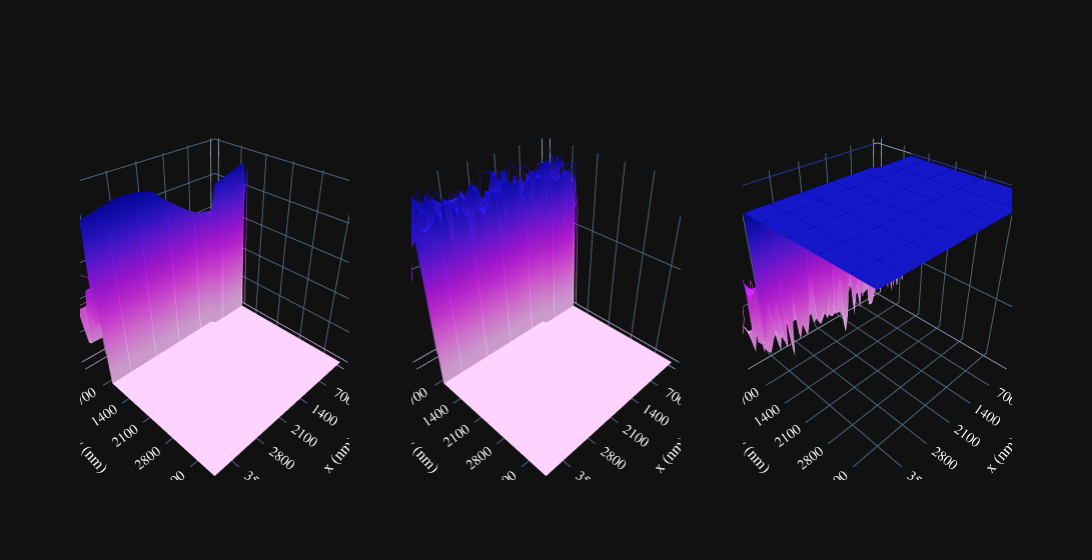

Notebook source saved alongside this figure:
### Code cell
exptoanalysis =afm_nsom(exp.data,2)
afm    = exptoanalysis.afm
lockin =  exptoanalysis.lockin
multimeter =  exptoanalysis.multimeter
nx, ny = afm.shape[1], afm.shape[0]
x, y = np.meshgrid(np.arange(0, nx, 1), np.arange(0, ny, 1))


fig = make_subplots(
        rows=1, cols=3,
        specs=[[{'type': 'surface'}, {'type': 'surface'},{'type': 'surface'}]],print_grid=False, shared_xaxes=True,shared_yaxes=True,)

    # Generate data
nx = afm.shape[0]
ny = afm.shape[1]
x = np.arange(0, nx, 1)
y = np.arange(0, ny, 1)
xt =np.arange(x[0],x[-1],7)

exp2plots = [afm,lockin,multimeter]
for i,expriment in enumerate(exp2plots):
    fig.add_trace(
        go.Surface( z=expriment, colorscale='Plotly3',showscale=False, reversescale=True,),row=1, col=i+1)
    fig.update_traces(contours_x=dict(show=True, usecolormap=True, project_x=True))
    fig.update_traces(contours_y=dict(show=True, usecolormap=True, project_y=True))


fig.update_layout(
     template="plotly_dark",
     width=1200,
    font=dict(
        family="Computer Modern Roman,serif",
        color='white',
        size=13,
    ),
    scene=dict(
    xaxis=dict(title = 'x (nm)',tickmode='array',ticktext=xt*100,tickvals=xt,tickprefix= "nm",),
    yaxis=dict(title = 'y (nm)',tickmode='array',ticktext=xt*100,tickvals=xt,tickprefix= "nm",)),
    scene2=dict(
    xaxis=dict(title = 'x (nm)',tickmode='array',ticktext=xt*100,tickvals=xt,tickprefix= "nm",),
    yaxis=dict(title = 'y (nm)',tickmode='array',ticktext=xt*100,tickvals=xt,tickprefix= "nm",)),
    scene3=dict(
    xaxis=dict(title = 'x (nm)',tickmode='array',ticktext=xt*100,tickvals=xt,tickprefix= "nm",),
    yaxis=dict(title = 'y (nm)',tickmode='array',ticktext=xt*100,tickvals=xt,tickprefix= "nm",)),
 )

fig.show()

### Figure 1 — Plotly figure (JSON) as saved in the notebook; plotly's stock layout.template omitted (floating-point values rounded to 4 significant figures; data arrays with more than 128 entries replaced by an {"elided": "..."} marker saying what was removed)
{"data": [{"colorscale": [[0, "#0508b8"], [0.08333, "#1910d8"], [0.1667, "#3c19f0"], [0.25, "#6b1cfb"], [0.3333, "#981cfd"], [0.4167, "#bf1cfd"], [0.5, "#dd2bfd"], [0.5833, "#f246fe"], [0.6667, "#fc67fd"], [0.75, "#fe88fc"], [0.8333, "#fea5fd"], [0.9167, "#febefe"], [1, "#fec3fe"]], "contours": {"x": {"project": {"x": true}, "show": true, "usecolormap": true}, "y": {"project": {"y": true}, "show": true, "usecolormap": true}}, "reversescale": true, "scene": "scene", "showscale": false, "type": "surface", "z": {"elided": "41x41 int values"}}, {"colorscale": [[0, "#0508b8"], [0.08333, "#1910d8"], [0.1667, "#3c19f0"], [0.25, "#6b1cfb"], [0.3333, "#981cfd"], [0.4167, "#bf1cfd"], [0.5, "#dd2bfd"], [0.5833, "#f246fe"], [0.6667, "#fc67fd"], [0.75, "#fe88fc"], [0.8333, "#fea5fd"], [0.9167, "#febefe"], [1, "#fec3fe"]], "contours": {"x": {"project": {"x": true}, "show": true, "usecolormap": true}, "y": {"project": {"y": true}, "show": true, "usecolormap": true}}, "reversescale": true, "scene": "scene2", "showscale": false, "type": "surface", "z": {"elided": "41x41 float values"}}, {"colorscale": [[0, "#0508b8"], [0.08333, "#1910d8"], [0.1667, "#3c19f0"], [0.25, "#6b1cfb"], [0.3333, "#981cfd"], [0.4167, "#bf1cfd"], [0.5, "#dd2bfd"], [0.5833, "#f246fe"], [0.6667, "#fc67fd"], [0.75, "#fe88fc"], [0.8333, "#fea5fd"], [0.9167, "#febefe"], [1, "#fec3fe"]], "contours": {"x": {"project": {"x": true}, "show": true, "usecolormap": true}, "y": {"project": {"y": true}, "show": true, "usecolormap": true}}, "reversescale": true, "scene": "scene3", "showscale": false, "type": "surface", "z": {"elided": "41x41 float values"}}], "layout": {"font": {"color": "white", "family": "Computer Modern Roman,serif", "size": 13}, "scene": {"domain": {"x": [0, 0.2889], "y": [0, 1]}, "xaxis": {"tickmode": "array", "tickprefix": "nm", "ticktext": [0, 700, 1400, 2100, 2800, 3500], "tickvals": [0, 7, 14, 21, 28, 35], "title": {"text": "x (nm)"}}, "yaxis": {"tickmode": "array", "tickprefix": "nm", "ticktext": [0, 700, 1400, 2100, 2800, 3500], "tickvals": [0, 7, 14, 21, 28, 35], "title": {"text": "y (nm)"}}}, "scene2": {"domain": {"x": [0.3556, 0.6444], "y": [0, 1]}, "xaxis": {"tickmode": "array", "tickprefix": "nm", "ticktext": [0, 700, 1400, 2100, 2800, 3500], "tickvals": [0, 7, 14, 21, 28, 35], "title": {"text": "x (nm)"}}, "yaxis": {"tickmode": "array", "tickprefix": "nm", "ticktext": [0, 700, 1400, 2100, 2800, 3500], "tickvals": [0, 7, 14, 21, 28, 35], "title": {"text": "y (nm)"}}}, "scene3": {"domain": {"x": [0.7111, 1], "y": [0, 1]}, "xaxis": {"tickmode": "array", "tickprefix": "nm", "ticktext": [0, 700, 1400, 2100, 2800, 3500], "tickvals": [0, 7, 14, 21, 28, 35], "title": {"text": "x (nm)"}}, "yaxis": {"tickmode": "array", "tickprefix": "nm", "ticktext": [0, 700, 1400, 2100, 2800, 3500], "tickvals": [0, 7, 14, 21, 28, 35], "title": {"text": "y (nm)"}}}, "width": 1200}}
